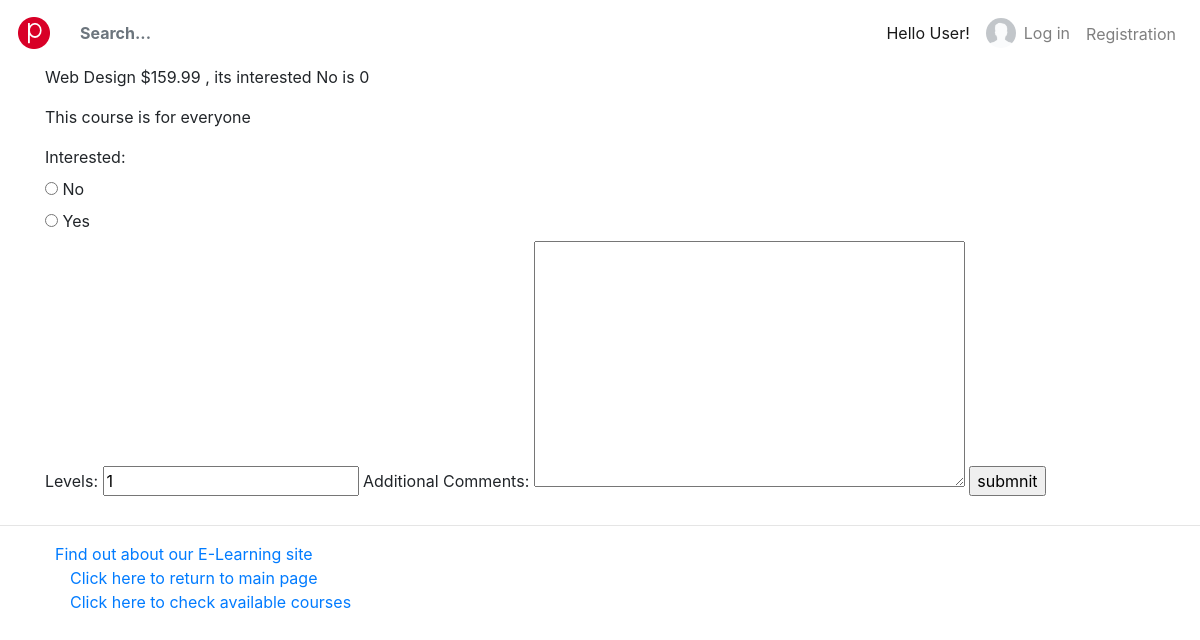
The app's page /myapp/courses/9, older data.
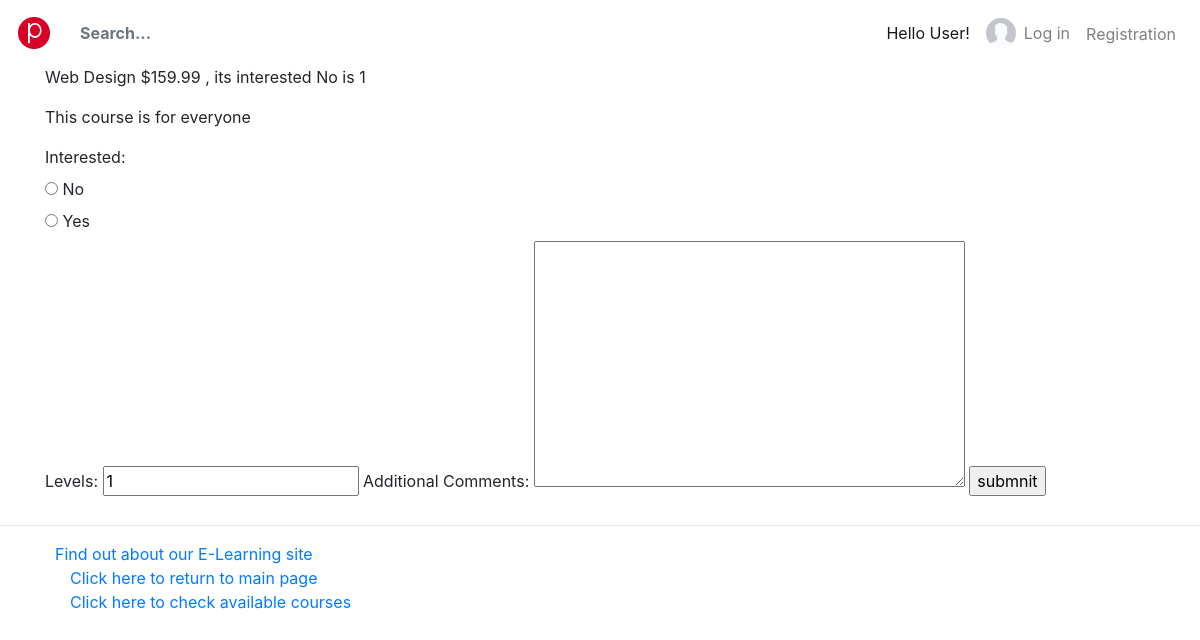
The same page, newer data.
### myapp/models.py (models this page shows, shortened)
class Course(models.Model):
    topic = models.ForeignKey(Topic, related_name='courses', on_delete=models.CASCADE)
    name = models.CharField(max_length=200)
    price = models.DecimalField(max_digits=10, decimal_places=2, validators=[validate_price])
    for_everyone = models.BooleanField(default=True)
    description = models.TextField(max_length=300, null=True, blank=True)
    interested = models.PositiveIntegerField(default=0)
    stages = models.PositiveIntegerField(default=3)

### myapp/views.py (the view)
# urls.py: path(r'courses/<int:course_no>', views.course_detail, name="course_detail"),
def course_detail(request, course_no):
    course = get_object_or_404(Course, id=course_no)
    if request.method == "POST":
        form = InterestForm(request.POST)
        if form.is_valid():
            course.interested = course.interested + 1
            course.save()
            return courses(request)
    else:
        form = InterestForm()
    return render(request, 'myapp/course_detail.html', {'form': form, 'course': course})

### myapp/forms.py
class InterestForm(forms.Form):
    interested = forms.ChoiceField(widget=forms.RadioSelect, choices=[(0, 'No'), (1, 'Yes')])
    levels = forms.IntegerField(initial=1)
    comments = forms.CharField(widget=forms.Textarea(), label='Additional Comments', required=False)

### myapp/templates/myapp/course_detail.html (shortened to what this page needs)
{% extends 'Myapp/base.html' %}
{% block body_block %}
    <p>{{ course.name }}   ${{ course.price }} , its interested No is {{ course.interested }}</p>
    {% if course.for_everyone %}
        <p>This course is for everyone</p>
    {% else %}
        <p>This course is not for everyone</p>
    {% endif %}
        <form action="" method="post">
            {{ form }}
            <input type = "submit" value="submnit" />
        </form>
{% endblock %}

Row changes from the older to the newer data that the page shows:
changed Course "Web Design": interested "0" → "1"
